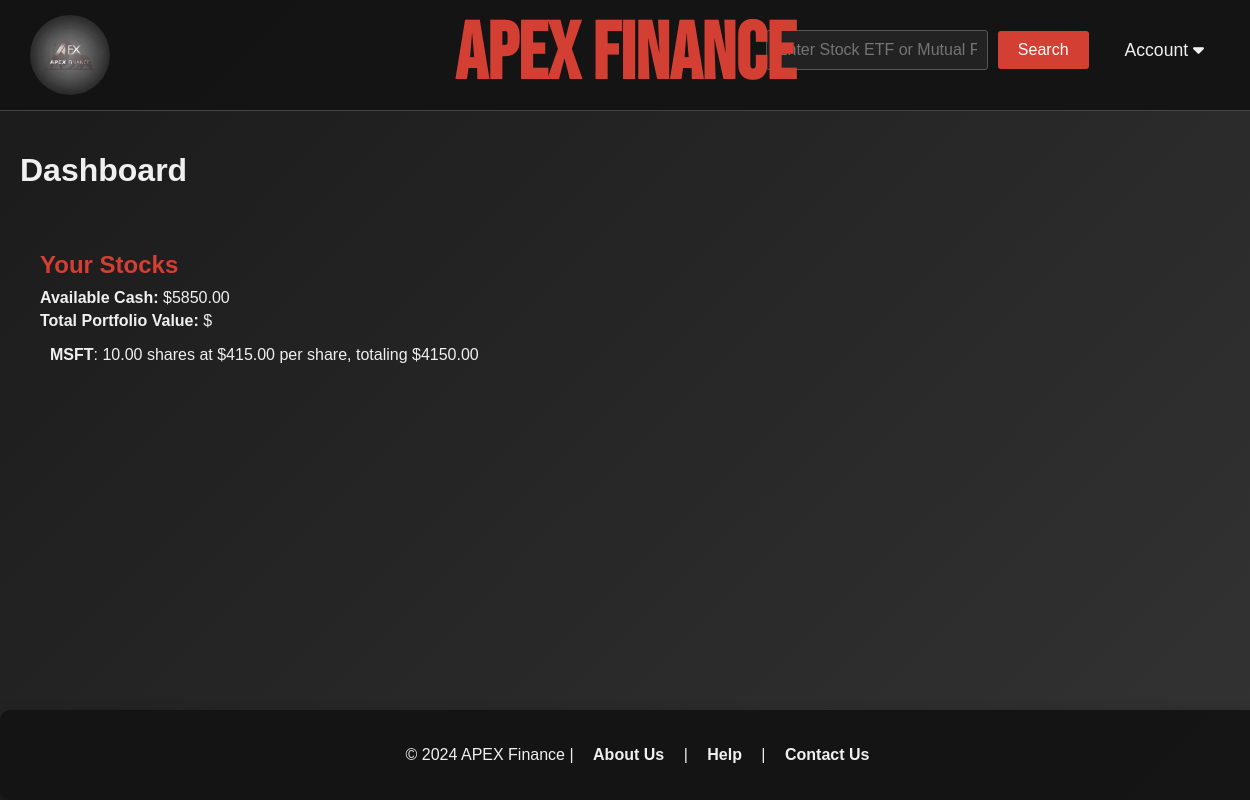
/dashboard (signed in), run on an earlier commit of the app's database.
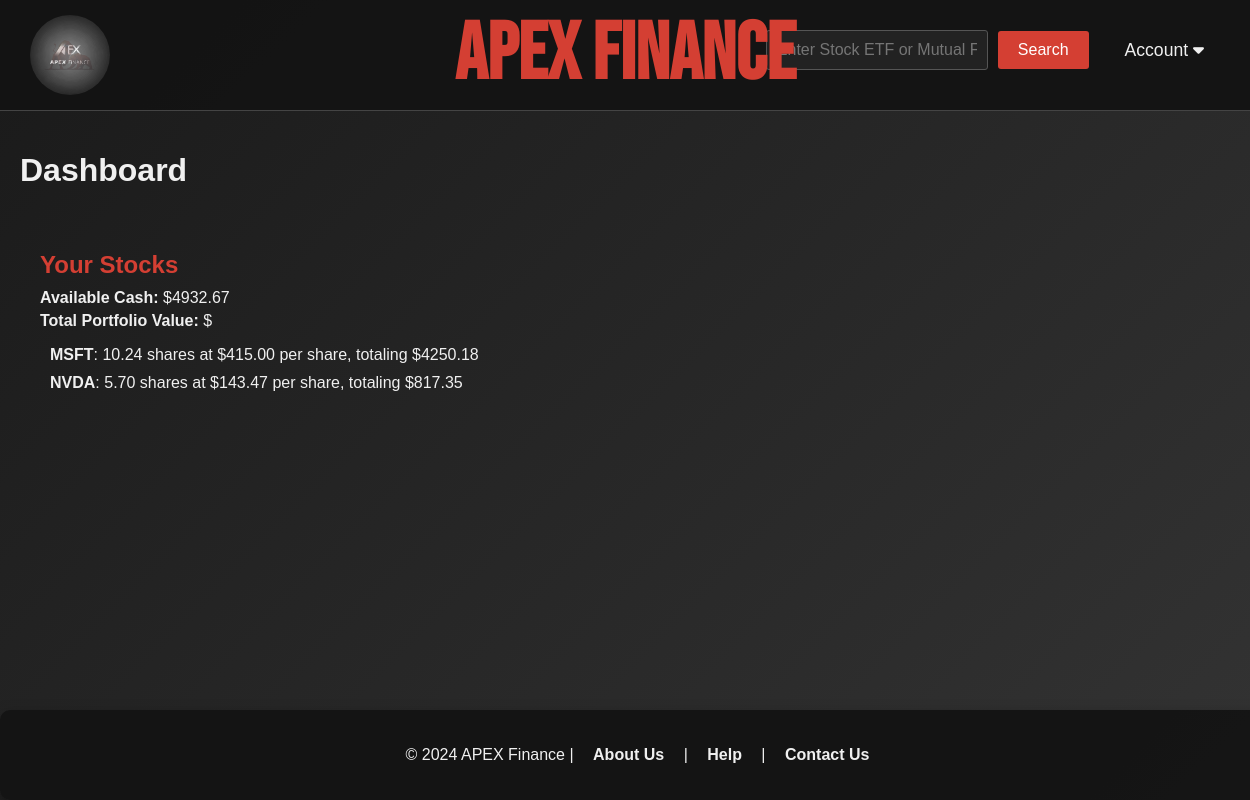
And on a later commit of the database.
### users/models.py (models this page shows, shortened)
class Profile(models.Model):
    user = models.OneToOneField(User, on_delete=models.CASCADE)
    available_cash = models.DecimalField(max_digits=10, decimal_places=2, default=10000.00)  # Store user's balance

class UserStock(models.Model):
    profile = models.ForeignKey(Profile, on_delete=models.CASCADE, related_name='stocks') # Link to User (many stocks per user)
    company_name = models.CharField(max_length=255) # Stores the stock token
    stock_quantity = models.DecimalField(max_digits=10, decimal_places=4)  # Change to DecimalField
    stock_price = models.DecimalField(max_digits=10, decimal_places=2)  # Price of the stock at the time of purchase
    stock_purchase_date = models.DateField(default=timezone.now) # Automatically set the date when the stock is purchased

### dashboard/views.py (the view)
# urls.py: path('', include("dashboard.urls")),
@login_required(login_url='/users/login_user')
def dashboard(request):
    profile = request.user.profile
    available_cash = profile.available_cash  # Get available cash
    user_stocks = UserStock.objects.filter(profile=request.user.profile)
    stock_data = [
        {
            'name': stock.company_name,
            'price': float(stock.stock_price),
            'quantity': float(stock.stock_quantity),
            'total_value': float(stock.stock_quantity * stock.stock_price),
        }
        for stock in user_stocks
    ]
    stock_data_dict = {
        stock.company_name: {
            'price': float(stock.stock_price),
            'quantity': float(stock.stock_quantity),
            'total_value': float(stock.stock_quantity * stock.stock_price),
        }
        for stock in user_stocks
    }
    return render(request, 'dashboard/dashboard.html', {
        'available_cash': available_cash,
        'user_stocks': user_stocks,
        'stock_data': json.dumps(stock_data),
        'stock_data_dict': stock_data_dict,  # Add stock_data_dict to context
    })

### dashboard/templatetags/customTags.py (called while the page is built)
@register.filter
def multiply(value, arg):
    try:
        return float(value) * float(arg)
    except (ValueError, TypeError):
        return ''

### dashboard/templates/dashboard/dashboard.html (shortened to what this page needs)
{% load static %}
{% load customTags %}
<!DOCTYPE html>
<html lang="en">
<head>
    <link rel="stylesheet" href="{% static 'dashboard/dashboard.css' %}">
    <link rel="stylesheet" href="https://cdnjs.cloudflare.com/ajax/libs/font-awesome/6.0.0-beta3/css/all.min.css">
</head>
<body>
    <header>
        <img src="{% static 'images/ApexLogo.png' %}" alt="Apex Finance Logo" class="logo">
        <h1 class="title"><a href="{% url 'dashboard' %}" title="Explore APEX FINANCE">APEX FINANCE</a></h1>
            <div class="right-items">
                <form id="searchForm" action="{% url 'search' %}" method="GET" onsubmit="return site.SubmitForm();">
                    <input type="text" id="symbol" name="symbol" placeholder="Enter Stock ETF or Mutual Fund Symbol" oninput="this.value = this.value.toUpperCase();" required>
                    <button type="submit">Search</button>
                </form>
                <div class="dropdown">
                    <a href="#" class="dropbtn">Account <i class="fas fa-caret-down"></i></a>
            </div>
    </header>
    <div class="container">
        <main class="dashboard" aria-labelledby="dashboard-heading">
            <h1 id="dashboard-heading" class="visually-hidden">Dashboard</h1>
            <div class="dashboard-content">
                <section class="stock-info" aria-labelledby="stocks-heading">
                    <h2 id="stocks-heading">Your Stocks</h2>
                    <p>
                        <strong>Available Cash:</strong>
                        $<span id="availableCash">{{ available_cash }}</span>
                    </p>
                    <p>
                        <strong>Total Portfolio Value:</strong>
                        $
                    </p>
                        {% if user_stocks %}
                        <ul class="stock-list">
                            {% for stock in user_stocks %}
                            <li class="stock-item">
                                <strong>{{ stock.company_name }}</strong>:
                                {{ stock.stock_quantity|floatformat:2 }} shares at ${{ stock.stock_price|floatformat:2 }} per share,
                                totaling ${{ stock.stock_quantity|multiply:stock.stock_price|floatformat:2 }}
                            </li>
                            {% endfor %}
                        </ul>
                    {% else %}
                        <p class="no-stocks">You have no stocks owned.</p>
                    {% endif %}
                </section>
                <section class="chart" aria-labelledby="chart-heading">
                    <div id="chart_container" role="img" aria-label="Pie chart displaying your stock allocation"></div>
                </section>
            </div>
        </main>
    </div>
    <footer class="matching-style">
        <p>&copy; 2024 APEX Finance | <a href="{% url 'home' %}">About Us</a> | <a href="{% url 'home' %}">Help</a> | <a href="{% url 'home' %}">Contact Us</a></p>
    </footer>
</body>
</html>

What changed in the data, as far as the page shows it:
changed Profile: available_cash "5850.00" → "4932.67"
changed UserStock "MSFT": stock_quantity "10.00" → "10.24"; stock_quantity|multiply "4150.00" → "4250.18"
added UserStock: company_name "NVDA", stock_quantity "5.70", stock_price "143.47", stock_quantity|multiply "817.35"
